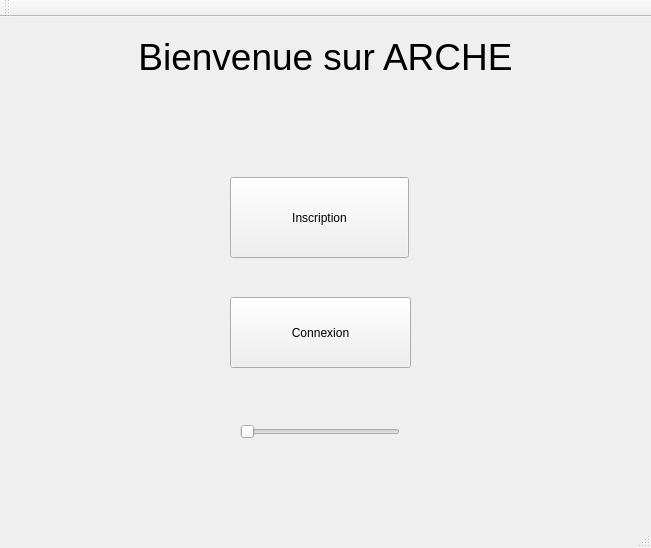
<?xml version="1.0" encoding="UTF-8"?>
<ui version="4.0">
 <class>MainWindow</class>
 <widget class="QMainWindow" name="MainWindow">
  <property name="geometry">
   <rect>
    <x>0</x>
    <y>0</y>
    <width>651</width>
    <height>548</height>
   </rect>
  </property>
  <property name="windowTitle">
   <string>MainWindow</string>
  </property>
  <widget class="QWidget" name="centralWidget">
   <widget class="QLabel" name="label">
    <property name="geometry">
     <rect>
      <x>0</x>
      <y>-10</y>
      <width>651</width>
      <height>101</height>
     </rect>
    </property>
    <property name="text">
     <string>&lt;html&gt;&lt;head/&gt;&lt;body&gt;&lt;p align=&quot;center&quot;&gt;&lt;span style=&quot; font-size:28pt;&quot;&gt;Bienvenue sur ARCHE&lt;/span&gt;&lt;/p&gt;&lt;/body&gt;&lt;/html&gt;</string>
    </property>
   </widget>
   <widget class="QPushButton" name="inscriptionButton">
    <property name="geometry">
     <rect>
      <x>230</x>
      <y>160</y>
      <width>179</width>
      <height>81</height>
     </rect>
    </property>
    <property name="text">
     <string>Inscription</string>
    </property>
    <property name="iconSize">
     <size>
      <width>16</width>
      <height>16</height>
     </size>
    </property>
   </widget>
   <widget class="QPushButton" name="connexionButton">
    <property name="geometry">
     <rect>
      <x>230</x>
      <y>280</y>
      <width>181</width>
      <height>71</height>
     </rect>
    </property>
    <property name="text">
     <string>Connexion</string>
    </property>
   </widget>
   <widget class="QSlider" name="horizontalSlider">
    <property name="geometry">
     <rect>
      <x>240</x>
      <y>400</y>
      <width>160</width>
      <height>29</height>
     </rect>
    </property>
    <property name="mouseTracking">
     <bool>false</bool>
    </property>
    <property name="focusPolicy">
     <enum>Qt::TabFocus</enum>
    </property>
    <property name="contextMenuPolicy">
     <enum>Qt::ActionsContextMenu</enum>
    </property>
    <property name="autoFillBackground">
     <bool>false</bool>
    </property>
    <property name="minimum">
     <number>50</number>
    </property>
    <property name="maximum">
     <number>64</number>
    </property>
    <property name="orientation">
     <enum>Qt::Horizontal</enum>
    </property>
   </widget>
  </widget>
  <widget class="QMenuBar" name="menuBar">
   <property name="geometry">
    <rect>
     <x>0</x>
     <y>0</y>
     <width>651</width>
     <height>25</height>
    </rect>
   </property>
  </widget>
  <widget class="QToolBar" name="mainToolBar">
   <attribute name="toolBarArea">
    <enum>TopToolBarArea</enum>
   </attribute>
   <attribute name="toolBarBreak">
    <bool>false</bool>
   </attribute>
  </widget>
  <widget class="QStatusBar" name="statusBar"/>
  <action name="actionAdministrateur">
   <property name="text">
    <string>Administrateur</string>
   </property>
  </action>
 </widget>
 <layoutdefault spacing="6" margin="11"/>
 <resources/>
 <connections/>
</ui>
